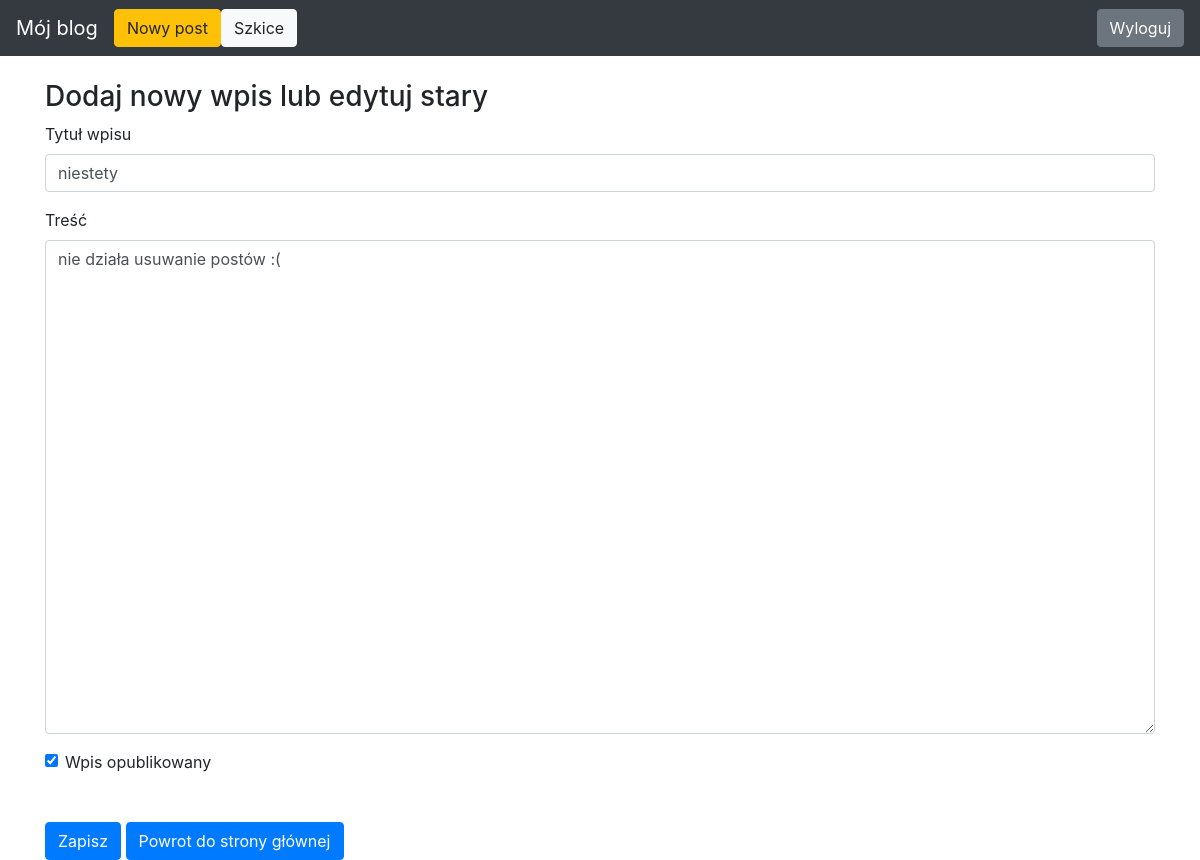
The page /edit-post/22 (signed in) on the database its author committed.
### app/models.py (models this page shows)
class Entry(db.Model):
   id = db.Column(db.Integer, primary_key=True)
   title = db.Column(db.String(80), nullable=False)
   body = db.Column(db.Text, nullable=False)
   pub_date = db.Column(db.DateTime, nullable=False,
       default=datetime.datetime.utcnow)
   is_published = db.Column(db.Boolean, default=False)

### app/routes.py (the view)
@app.route("/edit-post/<int:entry_id>", methods=["GET", "POST"])
@login_required
def edit_entry(entry_id):
   entry = Entry.query.filter_by(id=entry_id).first_or_404()
   form = EntryForm(obj=entry)
   errors = None
   if request.method == 'POST':
       if form.validate_on_submit():
           form.populate_obj(entry)
           db.session.commit()
       else:
           errors = form.errors
   return render_template("entry_form.html", form=form, errors=errors)

### app/forms.py
class EntryForm(FlaskForm):
   title = StringField('Title', validators=[DataRequired()])
   body = TextAreaField('Content', validators=[DataRequired()])
   is_published = BooleanField('Is Published?')

### app/routes.py (called while the page is built)
def login_required(view_func):
   @functools.wraps(view_func)
   def check_permissions(*args, **kwargs):
       if session.get('logged_in'):
           return view_func(*args, **kwargs)
       return redirect(url_for('login', next=request.path))
   return check_permissions

### app/templates/entry_form.html (shortened to what this page needs)
{% extends "base.html" %}
{% block content %}
<h3>
   Dodaj nowy wpis lub edytuj stary
</h3>
<form action="" method="POST">
   <div class="form-group">
       <label for="title">Tytuł wpisu</label>
       {{ form.title(class_="form-control") }}
   </div>
   <div class="form-group">
       <label for="body">Treść</label>
       {{ form.body(class_="form-control", cols="100", rows="20") }}
   </div>
   <div class="form-check">
       {{ form.is_published(class_="form-check-input") }}
       <label class="form-check-label" for="is_published">Wpis opublikowany</label>
   </div>
   <button type="submit" class="btn btn-primary mt-5">Zapisz</button>
    <a href="/" class="btn btn-primary mt-5" type="submit">Powrot do strony głównej</a>
</form>
{% endblock %}

### app/templates/base.html (style rules this page uses)
body { padding-top: 5rem; }

### rows shown on the page
Entry: title "niestety", body "nie działa usuwanie postów :(", is_published "☑"
